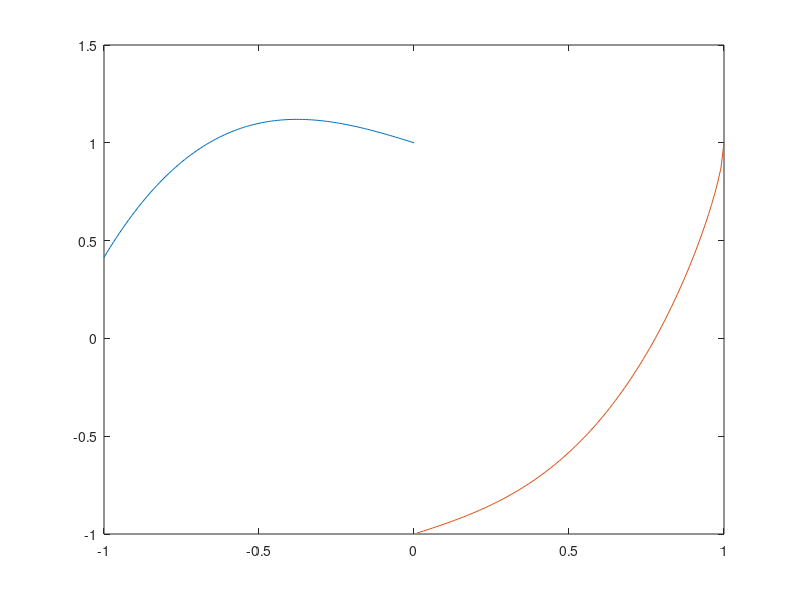

The MATLAB script that drew this image:
% Plot the graph of the function
% f(x) = x^3 + sqrt(1-x), -1 <= x <= 0
%        x^3 - sqrt(1-x), 0 < x <= 1

x = -1 : 0.01 : 0;
y = 0.01 : 0.01 : 1;
f1 = x.^3 + sqrt(1-x);
f2 = y.^3 - sqrt(1-y);
plot(x, f1, y, f2)
